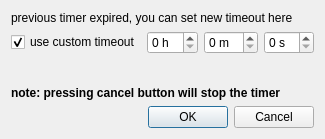
<?xml version="1.0" encoding="UTF-8"?>
<ui version="4.0">
 <class>countdown_timer::TimerExpiredDialog</class>
 <widget class="QDialog" name="countdown_timer::TimerExpiredDialog">
  <property name="geometry">
   <rect>
    <x>0</x>
    <y>0</y>
    <width>318</width>
    <height>139</height>
   </rect>
  </property>
  <property name="windowTitle">
   <string>Timer Expired</string>
  </property>
  <layout class="QGridLayout" name="gridLayout" rowstretch="0,0,1,0,0">
   <item row="0" column="0" colspan="4">
    <widget class="QLabel" name="label_1">
     <property name="text">
      <string>previous timer expired, you can set new timeout here</string>
     </property>
    </widget>
   </item>
   <item row="1" column="0">
    <widget class="QCheckBox" name="cust_timeout">
     <property name="text">
      <string>use custom timeout</string>
     </property>
     <property name="checked">
      <bool>true</bool>
     </property>
    </widget>
   </item>
   <item row="1" column="1">
    <widget class="QSpinBox" name="h_edit">
     <property name="suffix">
      <string> h</string>
     </property>
    </widget>
   </item>
   <item row="1" column="2">
    <widget class="QSpinBox" name="m_edit">
     <property name="suffix">
      <string> m</string>
     </property>
     <property name="maximum">
      <number>59</number>
     </property>
    </widget>
   </item>
   <item row="1" column="3">
    <widget class="QSpinBox" name="s_edit">
     <property name="suffix">
      <string> s</string>
     </property>
     <property name="maximum">
      <number>59</number>
     </property>
    </widget>
   </item>
   <item row="2" column="0" colspan="4">
    <widget class="QLabel" name="msg_label">
     <property name="wordWrap">
      <bool>true</bool>
     </property>
    </widget>
   </item>
   <item row="3" column="0" colspan="4">
    <widget class="QLabel" name="label_2">
     <property name="font">
      <font>
       <bold>true</bold>
      </font>
     </property>
     <property name="text">
      <string>note: pressing cancel button will stop the timer</string>
     </property>
    </widget>
   </item>
   <item row="4" column="0" colspan="4">
    <widget class="QDialogButtonBox" name="buttonBox">
     <property name="orientation">
      <enum>Qt::Orientation::Horizontal</enum>
     </property>
     <property name="standardButtons">
      <set>QDialogButtonBox::StandardButton::Cancel|QDialogButtonBox::StandardButton::Ok</set>
     </property>
    </widget>
   </item>
  </layout>
 </widget>
 <resources/>
 <connections>
  <connection>
   <sender>buttonBox</sender>
   <signal>accepted()</signal>
   <receiver>countdown_timer::TimerExpiredDialog</receiver>
   <slot>accept()</slot>
   <hints>
    <hint type="sourcelabel">
     <x>260</x>
     <y>154</y>
    </hint>
    <hint type="destinationlabel">
     <x>157</x>
     <y>274</y>
    </hint>
   </hints>
  </connection>
  <connection>
   <sender>buttonBox</sender>
   <signal>rejected()</signal>
   <receiver>countdown_timer::TimerExpiredDialog</receiver>
   <slot>reject()</slot>
   <hints>
    <hint type="sourcelabel">
     <x>282</x>
     <y>154</y>
    </hint>
    <hint type="destinationlabel">
     <x>286</x>
     <y>274</y>
    </hint>
   </hints>
  </connection>
  <connection>
   <sender>cust_timeout</sender>
   <signal>toggled(bool)</signal>
   <receiver>h_edit</receiver>
   <slot>setEnabled(bool)</slot>
   <hints>
    <hint type="sourcelabel">
     <x>110</x>
     <y>44</y>
    </hint>
    <hint type="destinationlabel">
     <x>168</x>
     <y>41</y>
    </hint>
   </hints>
  </connection>
  <connection>
   <sender>cust_timeout</sender>
   <signal>toggled(bool)</signal>
   <receiver>m_edit</receiver>
   <slot>setEnabled(bool)</slot>
   <hints>
    <hint type="sourcelabel">
     <x>117</x>
     <y>50</y>
    </hint>
    <hint type="destinationlabel">
     <x>212</x>
     <y>46</y>
    </hint>
   </hints>
  </connection>
  <connection>
   <sender>cust_timeout</sender>
   <signal>toggled(bool)</signal>
   <receiver>s_edit</receiver>
   <slot>setEnabled(bool)</slot>
   <hints>
    <hint type="sourcelabel">
     <x>59</x>
     <y>49</y>
    </hint>
    <hint type="destinationlabel">
     <x>262</x>
     <y>52</y>
    </hint>
   </hints>
  </connection>
 </connections>
</ui>
